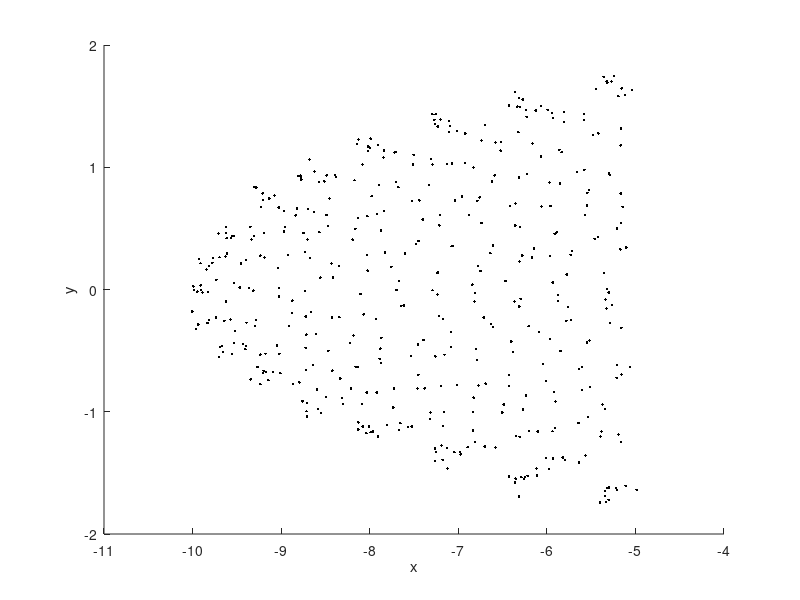

Write the MATLAB code that produced this figure. (Note: this script raises an error after producing the figure.)
function example_ellipsoidfit2
% Demonstration of fits to various special ellipsoids.

% Copyright 2013 Levente Hunyadi

if 1
    [x,y,z] = example_ellipsoid_long_thin;
    plot_ellipsoid_fit(x,y,z,[-72 -118 62]);
    set(gcf,'Name','Long thin ellipsoid');
end

if 1
    [x,y,z] = example_ellipsoid_short_fat;
    plot_ellipsoid_fit(x,y,z,[-72 -118 62]);
    set(gcf,'Name','Short fat ellipsoid');
end

if 1
    [x,y,z] = example_ellipsoid_band;
    plot_ellipsoid_fit(x,y,z,[-72 -118 62]);
    %[x,y,z,x0,y0,z0] = example_ellipsoid_band;
    %plot_ellipsoid_fit(x,y,z,x0,y0,z0,[-72 -118 62]);
    set(gcf,'Name','Ellipsoid band');
end

function plot_ellipsoid_fit(varargin)

narginchk(3,7);
switch nargin
    case 3
        [x,y,z] = varargin{:};
        x0 = []; y0 = []; z0 = [];
    case 4
        [x,y,z,cp] = varargin{:};
        x0 = []; y0 = []; z0 = [];
    case 6
        [x,y,z,x0,y0,z0] = varargin{:};
    case 7
        [x,y,z,x0,y0,z0,cp] = varargin{:};
    otherwise  % impossible combination
        narginchk(4,4);
end

figure;
hold on;
plot3(x,y,z,'k.');
xlabel('x');
ylabel('y');
zlabel('z');
%plot3(x0,y0,z0,'r.');
hold off;

if 0
    p_direct = ellipsoidfit_direct(x,y,z);
    plot_ellipsoid_im(p_direct,'EdgeColor','blue');
end

if 1
    p_koopmans = ellipsoidfit_koopmans(x,y,z);
    plot_ellipsoid_im(p_koopmans,'EdgeColor','red');
end

if ~isempty(x0) && ~isempty(y0) && ~isempty(z0)
    p_ml = ellipsoidfit(x0,y0,z0);
    %plot_ellipsoid_im(p_ml,x0,y0,z0);
    plot_ellipsoid_im(p_ml);
end

campos(cp);
axis equal;

function [x,y,z,x0,y0,z0] = example_ellipsoid_long_thin
% A long thin ellipsoid.

% generate points
xc = 0; yc = 0; zc = 0;
xr = 10;
yr = 2;
zr = 1;
[x0,y0,z0] = ellipsoid(xc,yc,zc,xr,yr,zr,50);
x0 = x0(:); y0 = y0(:); z0 = z0(:);

% filter points
f = x0 < -5;
x0 = x0(f); y0 = y0(f); z0 = z0(f);

% add noise
mu = 0.05;
%RandStream.setDefaultStream(RandStream('mt19937ar','seed',9999));
x = x0 + mu*randn(size(x0));
y = y0 + mu*randn(size(y0));
z = z0 + mu*randn(size(z0));

if nargout < 3
    hold all;
    %plot3(x,y,z,'.');
    ellipsoidfit(x,y,z);
    hold off;
end

function [x,y,z,x0,y0,z0] = example_ellipsoid_short_fat
% A compressed (short fat) ellipsoid.

% generate points
xc = 0; yc = 0; zc = 0;
xr = 10;
yr = 8;
zr = 1.5;
[x0,y0,z0] = ellipsoid(xc,yc,zc,xr,yr,zr,50);
x0 = x0(:); y0 = y0(:); z0 = z0(:);

% filter points
f = x0 < -5;
x0 = x0(f); y0 = y0(f); z0 = z0(f);

% add noise
mu = 0.05;
%RandStream.setDefaultStream(RandStream('mt19937ar','seed',9999));
x = x0 + mu*randn(size(x0));
y = y0 + mu*randn(size(y0));
z = z0 + mu*randn(size(z0));

if nargout < 3
    hold all;
    %plot3(x,y,z,'.');
    ellipsoidfit(x,y,z);
    hold off;
end

function [x,y,z,x0,y0,z0] = example_ellipsoid_band
% Points sampled in a band along an ellipsoid.

% generate points
xc = 0; yc = 0; zc = 0;
xr = 20;
yr = 10;
zr = 5;
[x0,y0,z0] = ellipsoid(xc,yc,zc,xr,yr,zr,50);
x0 = x0(:); y0 = y0(:); z0 = z0(:);

% filter points
f = x0 > -10 & x0 < 0;
x0 = x0(f); y0 = y0(f); z0 = z0(f);

% add noise
mu = 0.25;
%RandStream.setDefaultStream(RandStream('mt19937ar','seed',9999));
x = x0 + mu*randn(size(x0));
y = y0 + mu*randn(size(y0));
z = z0 + mu*randn(size(z0));

if nargout < 3
    hold all;
    %plot3(x,y,z,'.');
    ellipsoidfit(x,y,z);
    hold off;
end
